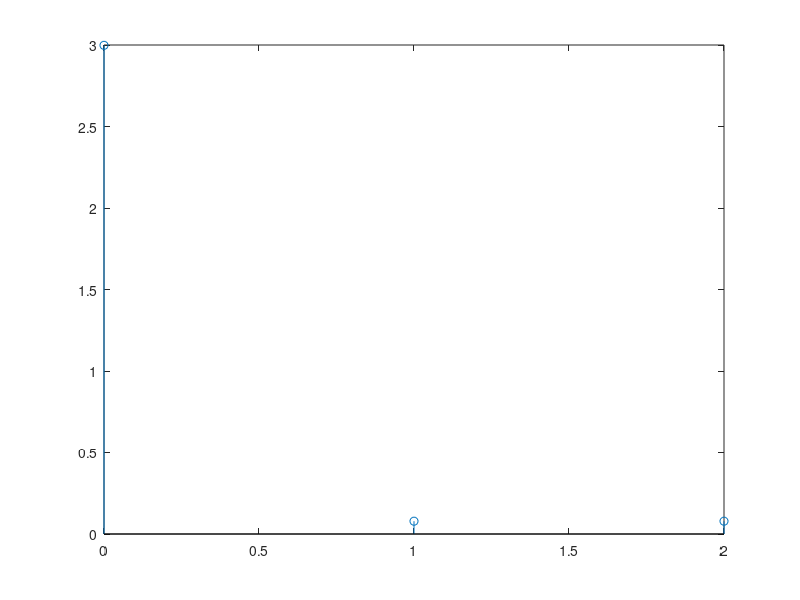

The MATLAB script that drew this image:
r=[0, 0.05, 0.05];  	% nonuniform sampling ratios
freq=2*pi*50/200;  	% normalized frequency
s=exp(j*freq*r);
S=fft(s);  		% computation of gains of lobes
Q=abs(S);  		% magnitude of gains
stem(0:2, Q)
ratio=Q(2)/Q(1)  	% ratio of side to main lobes
